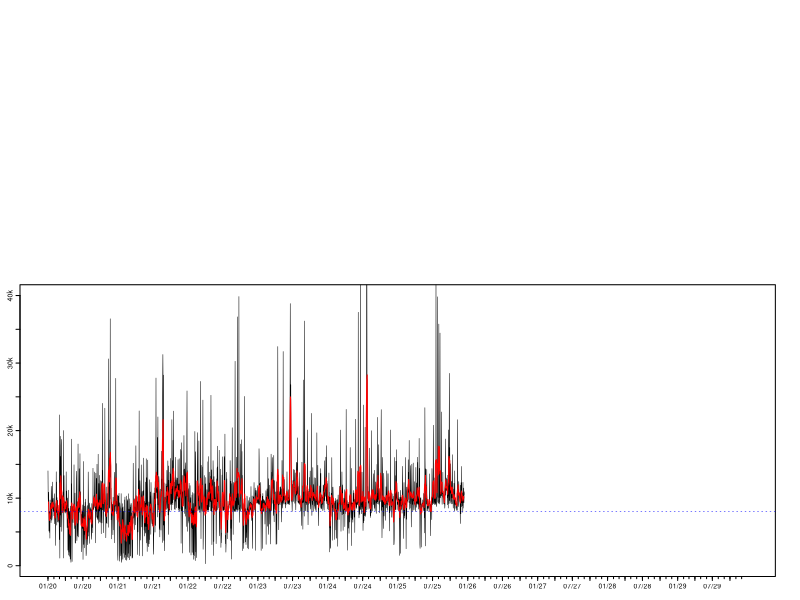

Write the R code that produced this figure. (Note: this script raises an error after producing the figure.)
##### Load libraries and initialise data ------------------------------------------------------------------

# Load libraries
library(tidyverse)
library(zoo)
library(grid)
library(gridBase)

# Load in step data
data <- read.csv("Data/StepData.csv")

# Format date objects
names(data)[1] <- "Year"
data <- mutate(data, Date = as.Date(paste(Month, Day, Year, sep = "/"), "%m/%d/%Y"))





##### Plot distribution of daily step counts --------------------------------------------------------------

# Function to generate histogram
hPlot <- function(){
  par(lwd = 0.5)
  histColours <-  c(colorRampPalette(c("red4", "red"), 0.5)(8), 
                    colorRampPalette(c("green", "green4"))(8), rep("green4", 24))
  h <- hist(data$Steps, breaks = seq(0, 40000, by = 1000), plot = FALSE)
  h$density <- h$counts/sum(h$counts)*100
  plot(h, freq = FALSE, xlab = "", xaxt = "n",
       ylab = "", yaxt = "n", col = histColours, main = "", ylim = c(0, 30))
  axis(side = 1, at = seq(0, 40000, by = 5000), labels = c("0", "", "10k", "", "20k", "", "30k", "", "40k"))
  axis(side = 2, at = seq(0, 30, by = 5), labels = c("0%", "", "10%", "", "20%", "", "30%"),
       mgp = c(0, 0.17, 0))
  abline(v = 8000, col = "blue", lty = 3, lwd = 0.5)
  box(lwd = 1)}





##### Plot moving average and daily counts ----------------------------------------------------------------

# Function to generate time series plot
tPlot <- function(){
  plot(data$Date, data$Steps, type = "l", ylim = c(0, 40000), xlab = "", xaxt = "n",
       ylab = "", yaxt = "n", lwd = 0.5)
  axis.Date(1, at = seq(min(data$Date), max(data$Date), by = "3 mon"), format = "%m/%y", cex.axis = 0.40)
  axis.Date(1, at = seq(min(data$Date), max(data$Date), by = "1 mon"), labels = FALSE, tcl = -0.11)
  axis(side = 2, at = seq(0, 40000, by = 5000), labels = c("0", "", "10k", "", "20k", "", "30k", "", "40k"),
       mgp = c(0, 0.17, 0))
  lines(data$Date, rollmean(data$Steps, 7, fill = list(NA, NULL, NA)), col = "red", lwd = 1)
  abline(h = 8000, col = "blue", lty = 3, lwd = 0.5)}





##### Get overall step count stats ------------------------------------------------------------------------

# Get longest goal streak
goalStreak <- rle(data$Steps >= 8000)
goalStreak <- max(goalStreak$lengths[goalStreak$values == TRUE])

# Calculate total steps, total distance, and average daily steps
# Also calculate rate that goal is met; include longest goal streak
stepStats <- c(sum(data$Steps),
               round(sum(data$Steps)*0.427/1000, 0),
               round(mean(data$Steps), 0),
               round(length(data$Steps[data$Steps >= 8000])/nrow(data)*100, 2),
               goalStreak)

# Get total and mean step count, goal rate over last 30 days
data30 <- data[(nrow(data)-30):nrow(data), ]
step30Stats <- c(sum(data30$Steps),
                 round(mean(data30$Steps), 0),
                 round(length(data30$Steps[data30$Steps >= 8000])/nrow(data30)*100, 2))





##### Combine plots into a single canvas ------------------------------------------------------------------

# Prepare graphics device
tiff(filename = "StepData.tif", width = 3304, height = 2272, units = "px", res = 800, compression = "lzw")

# Create blank page
grid.newpage()
plot.new()

# Set grid layout and activate it
gly <- grid.layout(800, 1200)
pushViewport(viewport(layout = gly))

# Plot step count time series
pushViewport(vp = viewport(layout.pos.row = 370:790, layout.pos.col = 1:1175))
par(fig = gridFIG(), mar = c(0.8, 1, 0.4, 0.4), cex.axis = 0.42, tcl = -0.2, mgp = c(0, -0.2, 0))
par(new = TRUE)
tPlot()
popViewport()

# Plot step count histogram
pushViewport(vp = viewport(layout.pos.row = 15:350, layout.pos.col = 1:700))
par(fig = gridFIG(), mar = c(0.3, 1, 0.4, 0.4), cex.axis = 0.42, tcl = -0.2, mgp = c(0, -0.2, 0))
par(new = TRUE)
hPlot()
popViewport()

# Create figure labels
grid.text(label = c("Daily Step Count", "(Distribution)", "Daily Step Count", "(Time Series)"),
          x = c(0.549, 0.549, 0.061, 0.061), y = c(0.932, 0.915, 0.488, 0.471),
          hjust = c(1, 1, 0, 0), gp = gpar(cex = 0.3))

# Create legend (top)
grid.text(label = c("Above Goal", "Below Goal"),
          x = rep(0.486, 2), y = c(0.882, 0.865),
          hjust = 0, gp = gpar(cex = 0.3))
grid.rect(x = rep(0.476, 2), y = c(0.882, 0.865),
          width = rep(0.008, 2), height = rep(0.010, 2),
          gp = gpar(col = c("green", "red"), fill = c("green", "red")))

# Create legend (bottom)
grid.text(label = c("Daily Count", "7-Day Average", "Daily Goal"),
          x = rep(0.085, 3), y = c(0.440, 0.423, 0.408),
          hjust = 0, gp = gpar(cex = 0.3))
grid.segments(x0 = rep(0.061, 3), y0 = c(0.443, 0.426, 0.411),
              x1 = rep(0.081, 3), y1 = c(0.443, 0.426, 0.411),
              gp = gpar(col = c("black", "red", "blue"), lty = c(1, 1, 3), lwd = 0.5))

# Summary stats
grid.text(label = c(paste0(stepStats[2], " km"), "Total Distance",
                    paste0(stepStats[1]), "Total Steps",
                    paste0(stepStats[3]), "Average Daily Steps",
                    paste0(sprintf(stepStats[4], fmt = "%#.2f"), "%"), "Goal Success Rate",
                    paste0(stepStats[5], " days"), "Longest Goal Streak",
                    paste0(step30Stats[1]), "30-day Total Steps",
                    paste0(step30Stats[2]), "30-day Average Daily Steps",
                    paste0(sprintf(step30Stats[3], fmt = "%#.2f"), "%"), "30-day Goal Success Rate"),
          x = rep(c(0.605, 0.709), 8), rep(c(seq(0.946, 0.755, length.out = 5),
                                             seq(0.695, 0.597, length.out = 3)), each = 2), hjust = 0,
          gp = gpar(cex = 0.5, col = c(rep(c("blue", "black"), 5), rep(c("purple", "black"), 3))))
grid.segments(x0 = 0.605, y0 = 0.725, x1 = 0.958, y1 = 0.725, gp = gpar(lwd = 0.65))

# Deactivate grid layout; finalise graphics save
popViewport()
dev.off()
